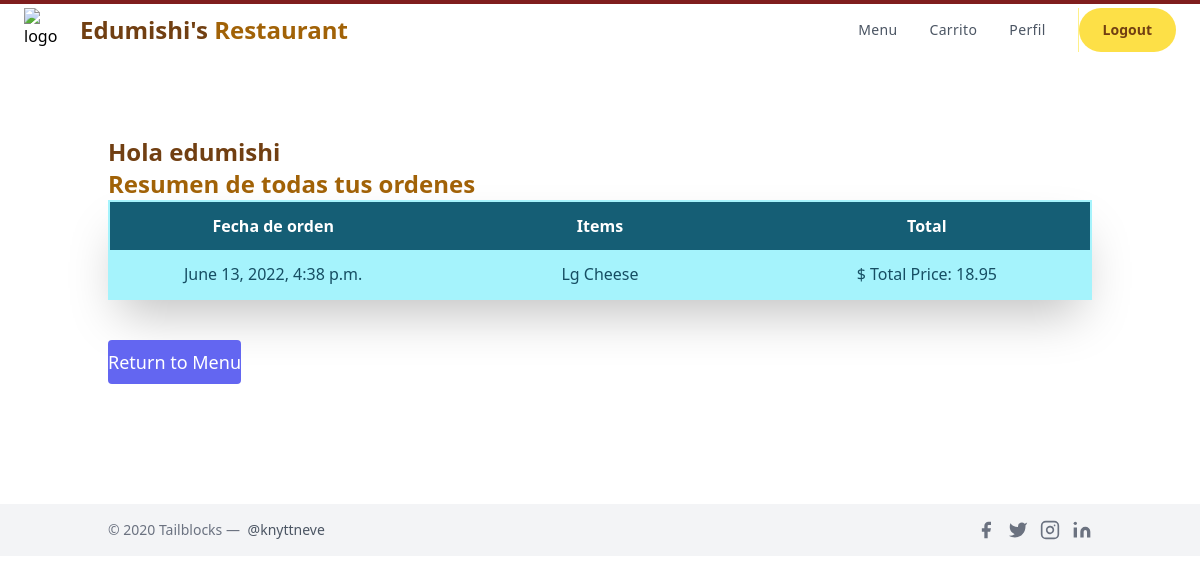
The app's page /profile (signed in) with its own data.
### orders/models.py (models this page shows, shortened)
class Order(models.Model):
    ref_code = models.CharField(max_length=15, blank=True)
    owner = models.ForeignKey(Profile, on_delete=models.SET_NULL, null=True)
    is_ordered = models.BooleanField(default=False)
    ordered_items = models.ManyToManyField(OrderItem)
    date_ordered = models.DateTimeField(auto_now=True)
    def get_cart_total(self):
        return sum([item.menu_item.price for item in self.ordered_items.all()]
        + [item.extras_cost for item in self.ordered_items.all()])

class OrderItem(models.Model):
    menu_item = models.ForeignKey(Menu_Item,on_delete=models.CASCADE,
                                    blank=True, null=True)
    is_ordered = models.BooleanField(default=False)
    date_added = models.DateTimeField(auto_now=True)
    date_ordered = models.DateTimeField(null=True)
    is_topping =models.BooleanField(default=False)
    num_extras = models.IntegerField( blank=True, default=0)
    extras = models.CharField(max_length=400,  blank=True, null=True)
    extras_cost = models.DecimalField(max_digits=4,decimal_places=2, default = 0.00)
    ptoppings = models.CharField(max_length=400,  blank=True, null=True)

class Menu_Item(models.Model):
    MENU_CATEGORIES = (
    ('Pizza', 'Pizza'),
    ('Pasta', 'Pasta'),
    ('Subs', 'Subs'),
    ('Salad', 'Salad'),
    ('Dinner_Platter', 'Dinner_Platter'),
    ('Topping', 'Topping'),
    ('Extra', 'Extra'),
    ('Dessert', 'Dessert'),
    ('Pastry', 'Pastry'),
    ('Main', 'Main'),
    ('Appetizer', 'Appetizer'),
    ('Side', 'Side'),
    ('Miscellaneous', 'Miscellaneous')
    )
    SIZE_CATEGORIES = (
    ('Sm', 'Small'),
    ('Md', 'Medium'),
    ('Lg', 'Large'),
    ('XL', 'Extra_Large')
    )
    category = models.CharField(max_length=36, null=True, blank=True,
                                choices=MENU_CATEGORIES,
                                help_text='Categoría del elemento del menú.')
    name = models.CharField(max_length=128,
                            help_text='Nombre del elemento del menú')
    price =  models.DecimalField(max_digits=4, null=True, blank=True,
                                decimal_places=2, default=0.00)
    sizes = models.CharField(max_length=4, null=True, blank=True,
                                choices=SIZE_CATEGORIES,
                                help_text='Ingrese el tamaños \
                                            del elemento del menú')
    toppings = models.CharField( max_length=400, blank=True, null=True,
                                help_text='Introducir ingredientes')
    num_toppings = models.CharField(max_length=10, blank=True, null=True)

### orders/views.py (the view)
# urls.py: path('profile', views.profile, name='profile'),
@login_required()
def profile(request):
    my_user_profile = Profile.objects.filter(user=request.user).first()
    my_orders = Order.objects.filter(is_ordered=False, owner=my_user_profile) #ojo aqui tambien
    context = { 'my_orders': my_orders, 'user': request.user}
    return render(request, "orders/profile.html", context)

### orders/templates/orders/profile.html (shortened to what this page needs)
{% extends 'orders/layout.html' %}
{%block template%}
<div class="container px-5 py-20 mx-auto flex flex-wrap items-center">
    <div>
        <h1 class="text-2xl font-bold text-yellow-900">
            Hola {{user}} <h1 class="text-2xl font-bold text-yellow-700"> Resumen de todas tus ordenes</h1>
        </h1>
        <table class="shadow-2xl border-2 border-cyan-200 w-full md:table-fixed content-center">
            <thead class="text-white">
                <tr>
                    <th class="py-3 bg-cyan-800">Fecha de orden</th>
                    <th class="py-3 bg-cyan-800">Items</th>
                    <th class="py-3 bg-cyan-800">Total</th>
                </tr>
            </thead>
            <tbody class="text-cyan-900 text-center">
                {% for order in my_orders %}
                    <tr class="bg-cyan-200 hover:bg-cyan-100 cursor-pointer duration-300">
                        <td class="py-3 px-6">{{ order.date_ordered }}</td>
                        <td class="py-3 px-6">{% for item in order.ordered_items.all %}
                            {%if item.menu_item.category == "Pizza" and "Topping" not in item.menu_item.name %}
                            {{item.menu_item.sizes}}
                            {{ item.menu_item.name }}
                            {% endif %}
                            {% endfor %}
                        </td>
                        <td class="py-3 px-6">$ Total Price: {{ order.get_cart_total }}</td>
                    </tr>
                    {% empty %}
                    <tr>
                        <td class="py-3 px-6"></td>
                        <td class="py-3 px-6"> You have no orders.</td>
                        <td class="py-3 px-6"></td>
                    </tr>
                {% endfor %}
            </tbody>
        </table>
            <button class="text-white bg-indigo-500 border-0 py-2 my-10 focus:outline-none hover:bg-indigo-600 rounded text-lg"><a href="{% url 'orders:index' %}" >
                {% if not order %}Return to Menu{% else %}Go to Menu {% endif %}
              </a></button>
    </div>
</div>
{% endblock %}

### records on screen
Order: date_ordered "June 13, 2022, 4:38 p.m.", get_cart_total "18.95"
OrderItem: menu_item.sizes "Lg", menu_item.name "Cheese"

### other values on screen
{{ user }} "edumishi"
